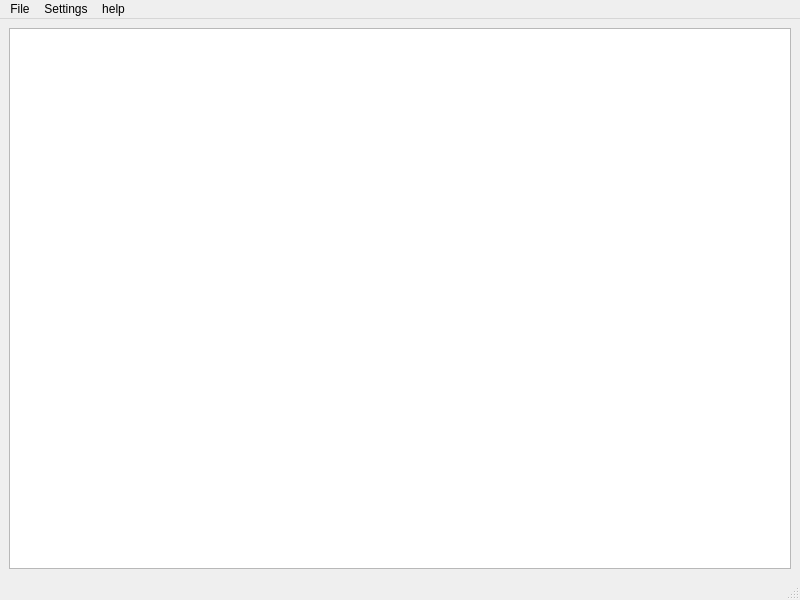
<?xml version="1.0" encoding="UTF-8"?>
<ui version="4.0">
 <class>MainWindow</class>
 <widget class="QMainWindow" name="MainWindow">
  <property name="geometry">
   <rect>
    <x>0</x>
    <y>0</y>
    <width>800</width>
    <height>600</height>
   </rect>
  </property>
  <property name="windowTitle">
   <string>MainWindow</string>
  </property>
  <widget class="QWidget" name="centralwidget">
   <layout class="QHBoxLayout" name="horizontalLayout">
    <item>
     <widget class="QTableView" name="tableView"/>
    </item>
   </layout>
  </widget>
  <widget class="QMenuBar" name="menubar">
   <property name="geometry">
    <rect>
     <x>0</x>
     <y>0</y>
     <width>800</width>
     <height>22</height>
    </rect>
   </property>
   <widget class="QMenu" name="menuFile">
    <property name="title">
     <string>File</string>
    </property>
    <addaction name="Create"/>
    <addaction name="Open"/>
    <addaction name="Save"/>
    <addaction name="Save_as"/>
    <addaction name="Exit"/>
   </widget>
   <widget class="QMenu" name="menuSettings">
    <property name="title">
     <string>Settings</string>
    </property>
    <addaction name="settings"/>
   </widget>
   <widget class="QMenu" name="menuhelp">
    <property name="title">
     <string>help</string>
    </property>
    <addaction name="About_programm"/>
   </widget>
   <addaction name="menuFile"/>
   <addaction name="menuSettings"/>
   <addaction name="menuhelp"/>
  </widget>
  <widget class="QStatusBar" name="statusbar"/>
  <action name="Open">
   <property name="text">
    <string>open</string>
   </property>
   <property name="shortcut">
    <string>Ctrl+O</string>
   </property>
  </action>
  <action name="settings">
   <property name="text">
    <string>settings</string>
   </property>
  </action>
  <action name="Save">
   <property name="text">
    <string>save</string>
   </property>
   <property name="shortcut">
    <string>Ctrl+S</string>
   </property>
  </action>
  <action name="Save_as">
   <property name="text">
    <string>save_as</string>
   </property>
   <property name="shortcut">
    <string>Ctrl+Shift+S</string>
   </property>
  </action>
  <action name="Exit">
   <property name="text">
    <string>exit</string>
   </property>
   <property name="shortcut">
    <string>Ctrl+Q</string>
   </property>
  </action>
  <action name="Create">
   <property name="text">
    <string>create</string>
   </property>
   <property name="toolTip">
    <string>create</string>
   </property>
   <property name="shortcut">
    <string>Ctrl+N</string>
   </property>
  </action>
  <action name="About_programm">
   <property name="text">
    <string>about the program</string>
   </property>
  </action>
 </widget>
 <resources/>
 <connections/>
</ui>
